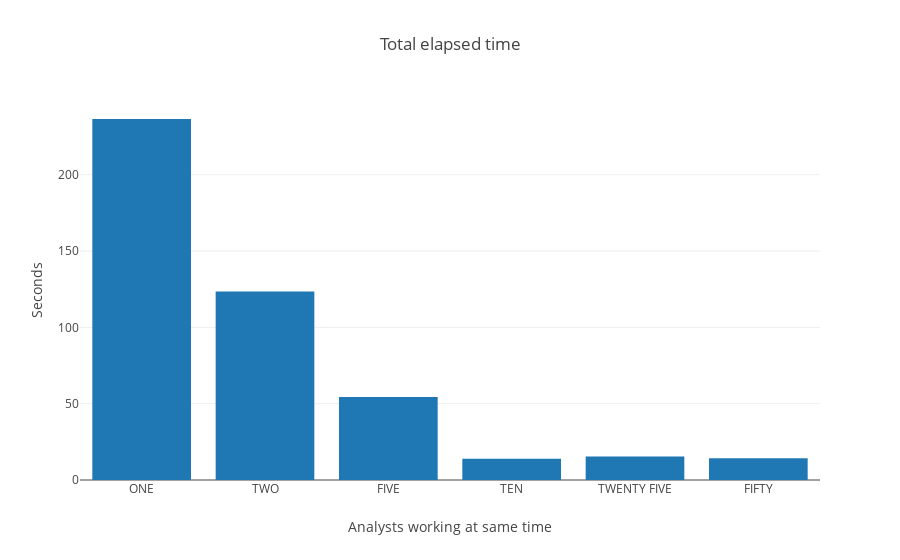

Notebook source saved alongside this figure:
### Markdown cell above
#### Total elapsed time to add 100 analysis

### Code cell
plotly.offline.iplot({
    "data": [go.Bar(x=num_analysts, y=total_time)],
    "layout": go.Layout(
        title="Total elapsed time",
        xaxis=dict(title=dict(text="Analysts working at same time")),
        yaxis=dict(title=dict(text="Seconds"))
    )
})

### Figure 1 — Plotly figure (JSON) as saved in the notebook; plotly's stock layout.template omitted (floating-point values rounded to 4 significant figures)
{"data": [{"type": "bar", "uid": "7f27672a-4807-4909-b871-a63be2a3133f", "x": ["ONE", "TWO", "FIVE", "TEN", "TWENTY FIVE", "FIFTY"], "y": [236.5, 123.5, 54.41, 13.94, 15.43, 14.3]}], "layout": {"title": {"text": "Total elapsed time"}, "xaxis": {"title": {"text": "Analysts working at same time"}}, "yaxis": {"title": {"text": "Seconds"}}}}
